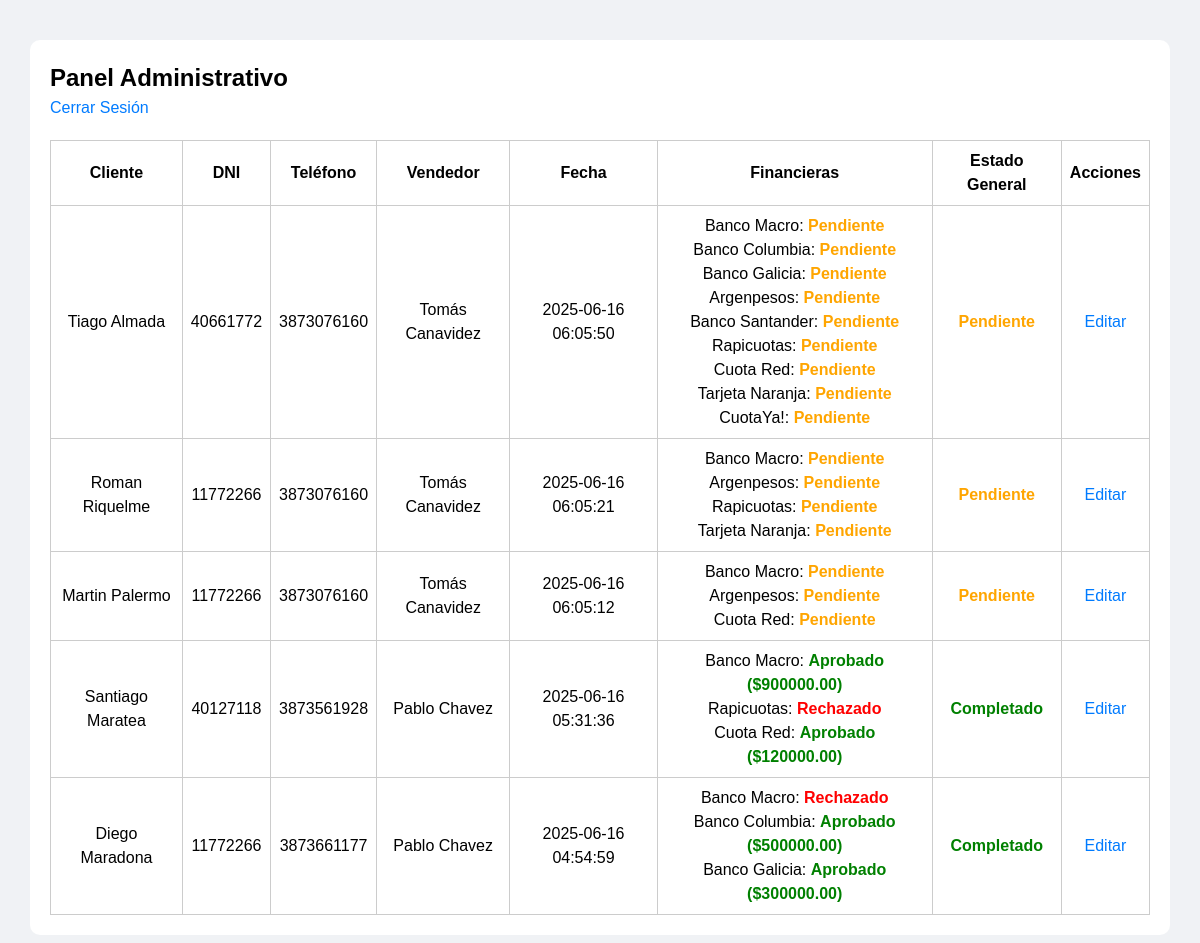
/admin_panel.php (signed in), run on the app's committed database.
### tables this page shows
CREATE TABLE `solicitudes` (
  `id` int(11) NOT NULL,
  `vendedor_id` int(11) NOT NULL,
  `cliente_nombre` varchar(100) NOT NULL,
  `dni_cliente` varchar(20) NOT NULL,
  `telefono_cliente` varchar(20) DEFAULT NULL,
  `creado_en` timestamp NOT NULL DEFAULT current_timestamp(),
  `revisado_por` int(11) DEFAULT NULL
);

CREATE TABLE `usuarios` (
  `id` int(11) NOT NULL,
  `usuario` varchar(50) NOT NULL,
  `nombre` varchar(100) NOT NULL,
  `email` varchar(100) NOT NULL,
  `password` varchar(255) NOT NULL,
  `rol` enum('vendedor','administrativo') NOT NULL
);

CREATE TABLE `solicitudes_financieras` (
  `id` int(11) NOT NULL,
  `solicitud_id` int(11) NOT NULL,
  `financiera` varchar(50) NOT NULL,
  `estado` enum('Pendiente','Aprobado','Rechazado') DEFAULT 'Pendiente',
  `monto_aprobado` decimal(12,2) DEFAULT 0.00,
  `observaciones` text DEFAULT NULL,
  `revisado_por` int(11) DEFAULT NULL
);

### admin_panel.php (the view, shortened to what this page needs)
<?php
require 'config.php';
$sql = "SELECT s.*, u.nombre AS vendedor FROM solicitudes s
        JOIN usuarios u ON s.vendedor_id = u.id
        ORDER BY s.creado_en DESC";
$result = $conn->query($sql);
?>
<!DOCTYPE html>
<html lang="es">
<head>
</head>
<body>
<div class="container">
    <h2>Panel Administrativo</h2>
    <a href="logout.php">Cerrar Sesión</a>
    <table>
        <tr>
            <th>Cliente</th>
            <th>DNI</th>
            <th>Teléfono</th>
            <th>Vendedor</th>
            <th>Fecha</th>
            <th>Financieras</th>
            <th>Estado General</th>
            <th>Acciones</th>
        </tr>
        <?php while ($row = $result->fetch_assoc()) {
            $solicitud_id = $row['id'];
            $stmtFin = $conn->prepare("SELECT * FROM solicitudes_financieras WHERE solicitud_id = ?");
            $stmtFin->bind_param("i", $solicitud_id);
            $stmtFin->execute();
            $resFin = $stmtFin->get_result();
            $total = 0;
            $revisadas = 0;
            while ($fin = $resFin->fetch_assoc()) {
                $total++;
                if ($fin['estado'] != 'Pendiente') $revisadas++;
                echo $fin['financiera'] . ": ";
                if ($fin['estado'] == 'Pendiente') {
                    echo "<span class='pendiente'>Pendiente</span>";
                } elseif ($fin['estado'] == 'Aprobado') {
                    echo "<span class='revisado'>Aprobado ($".$fin['monto_aprobado'].")</span>";
                } elseif ($fin['estado'] == 'Rechazado') {
                    echo "<span class='parcial'>Rechazado</span>";
                }
                echo "<br>";
            }
            $financieras_html = ob_get_clean();
            if ($total == 0) {
                $estadoGeneral = "<span class='pendiente'>Sin financieras</span>";
            } elseif ($revisadas == 0) {
                $estadoGeneral = "<span class='pendiente'>Pendiente</span>";
            } elseif ($revisadas < $total) {
                $estadoGeneral = "<span class='parcial'>En proceso</span>";
            } else {
                $estadoGeneral = "<span class='revisado'>Completado</span>";
            }
        ?>
        <tr>
            <td><?= htmlspecialchars($row['cliente_nombre']) ?></td>
            <td><?= htmlspecialchars($row['dni_cliente']) ?></td>
            <td><?= htmlspecialchars($row['telefono_cliente']) ?></td>
            <td><?= htmlspecialchars($row['vendedor']) ?></td>
            <td><?= $row['creado_en'] ?></td>
            <td><?= $financieras_html ?></td>
            <td><?= $estadoGeneral ?></td>
            <td><a href="editar_solicitud.php?id=<?= $solicitud_id ?>">Editar</a></td>
        </tr>
        <?php } ?>
    </table>
</div>
</body>
</html>

### admin_panel.php (style rules this page uses)
* { margin: 0; padding: 0; box-sizing: border-box; }
.container { max-width: 1200px; margin: 0 auto; padding: 0 15px; }
body { font-family: Arial, sans-serif; font-size: 16px; line-height: 1.5; }
body { font-family: Arial, sans-serif; background-color: #f0f2f5; }
.container { width: 95%; max-width: 1200px; margin: 40px auto; background: #fff; padding: 20px; border-radius: 10px; }
table { width: 100%; border-collapse: collapse; margin-top: 20px; }
table, th, td { border: 1px solid #ccc; padding: 8px; text-align: center; }
.pendiente { color: orange; font-weight: bold; }
.parcial { color: red; font-weight: bold; }
.revisado { color: green; font-weight: bold; }
a { text-decoration: none; color: #007bff; }

### data on the page
solicitudes: cliente_nombre "Tiago Almada", dni_cliente "40661772", telefono_cliente "3873076160", vendedor.nombre "Tomás Canavidez", creado_en "2025-06-16 06:05:50", shows "Pendiente"
solicitudes_financieras: financiera "Banco Macro", estado "Pendiente"
solicitudes_financieras: financiera "Banco Columbia", estado "Pendiente"
solicitudes_financieras: financiera "Banco Galicia", estado "Pendiente"
solicitudes_financieras: financiera "Argenpesos", estado "Pendiente"
solicitudes_financieras: financiera "Banco Santander", estado "Pendiente"
solicitudes_financieras: financiera "Rapicuotas", estado "Pendiente"
solicitudes_financieras: financiera "Cuota Red", estado "Pendiente"
solicitudes_financieras: financiera "Tarjeta Naranja", estado "Pendiente"
solicitudes_financieras: financiera "CuotaYa!", estado "Pendiente"
solicitudes: cliente_nombre "Roman Riquelme", dni_cliente "11772266", telefono_cliente "3873076160", vendedor.nombre "Tomás Canavidez", creado_en "2025-06-16 06:05:21", shows "Pendiente"
solicitudes_financieras: financiera "Banco Macro", estado "Pendiente"
solicitudes_financieras: financiera "Argenpesos", estado "Pendiente"
solicitudes_financieras: financiera "Rapicuotas", estado "Pendiente"
solicitudes_financieras: financiera "Tarjeta Naranja", estado "Pendiente"
solicitudes: cliente_nombre "Martin Palermo", dni_cliente "11772266", telefono_cliente "3873076160", vendedor.nombre "Tomás Canavidez", creado_en "2025-06-16 06:05:12", shows "Pendiente"
solicitudes_financieras: financiera "Banco Macro", estado "Pendiente"
solicitudes_financieras: financiera "Argenpesos", estado "Pendiente"
solicitudes_financieras: financiera "Cuota Red", estado "Pendiente"
solicitudes: cliente_nombre "Santiago Maratea", dni_cliente "40127118", telefono_cliente "3873561928", vendedor.nombre "Pablo Chavez", creado_en "2025-06-16 05:31:36", shows "Completado"
solicitudes_financieras: financiera "Banco Macro", monto_aprobado "900000.00"
solicitudes_financieras: financiera "Rapicuotas", estado "Rechazado"
solicitudes_financieras: financiera "Cuota Red", monto_aprobado "120000.00"
solicitudes: cliente_nombre "Diego Maradona", dni_cliente "11772266", telefono_cliente "3873661177", vendedor.nombre "Pablo Chavez", creado_en "2025-06-16 04:54:59", shows "Completado"
solicitudes_financieras: financiera "Banco Macro", estado "Rechazado"
solicitudes_financieras: financiera "Banco Columbia", monto_aprobado "500000.00"
solicitudes_financieras: financiera "Banco Galicia", monto_aprobado "300000.00"
